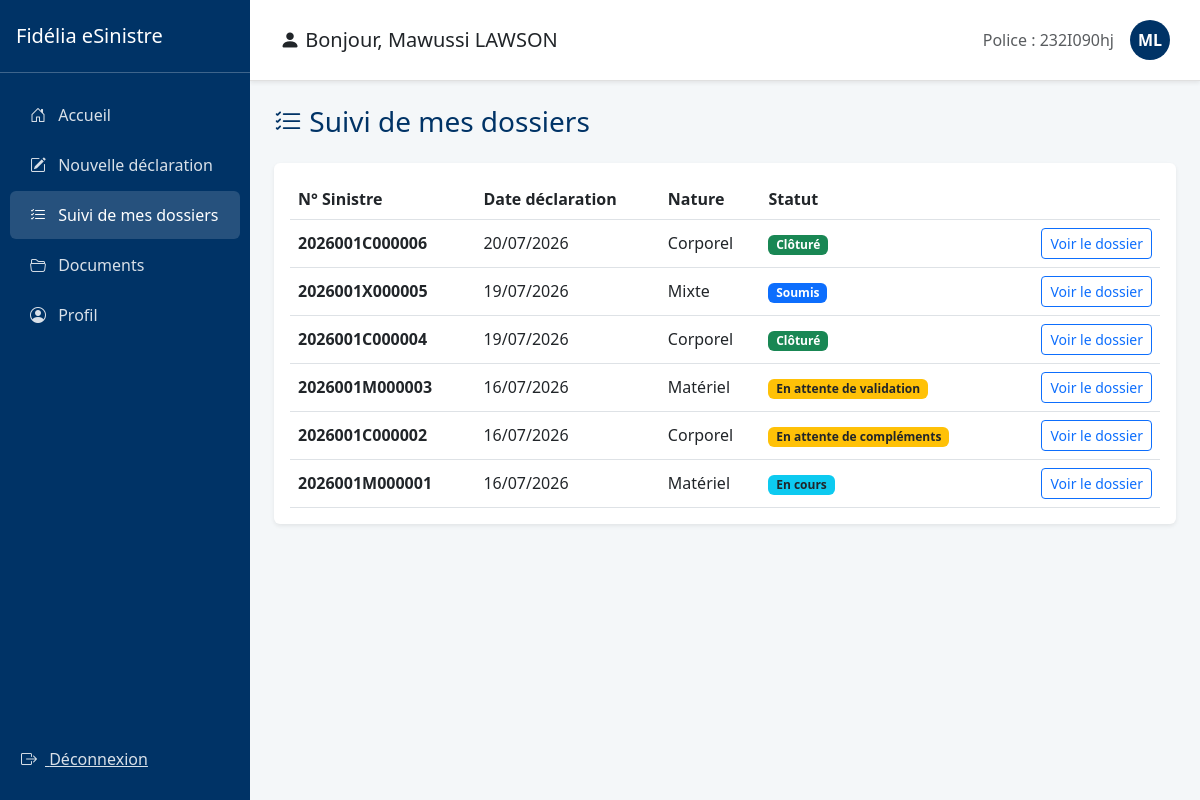
Before: /sinistres/suivi/ (signed in) with the older database file.
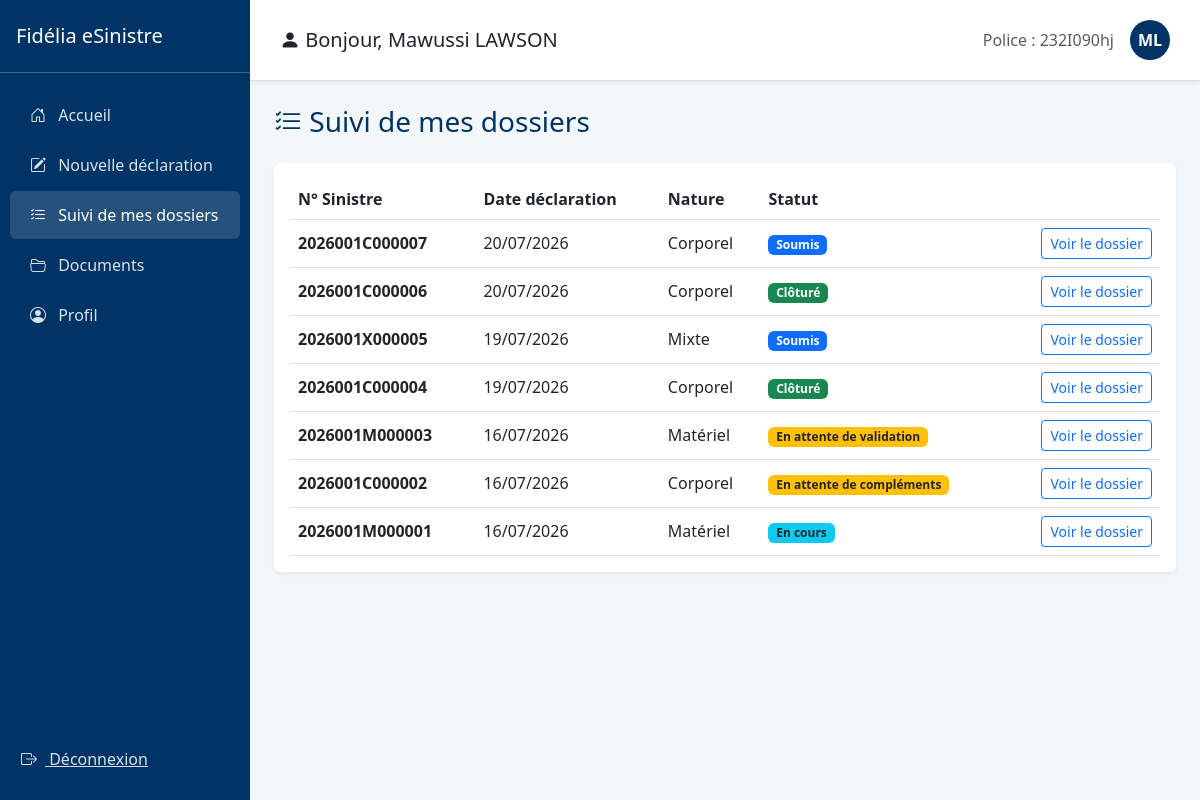
After: the same page with the newer database file.
### gestion_sinistres/models.py (models this page shows, shortened)
class Sinistre(models.Model):
    NATURE_CHOICES = [('C', 'Corporel'), ('M', 'Matériel'), ('X', 'Mixte')]
    STATUS_CHOICES = [
        ('SOUMIS', 'Soumis'),
        ('ATTENTE_COMPLEMENTS', 'En attente de compléments'),
        ('ATTENTE_VALIDATION', 'En attente de validation'),
        ('A_CORRIGER', 'A corriger'),
        ('EN_COURS', 'En cours'),
        ('CLOTURE', 'Clôturé'),
        ('SANS_SUITE', 'Sans suite'),
        ('REOUVERT', 'Réouvert'),
    ]
    n_police = models.CharField(max_length=50)
    nom_conducteur = models.CharField(max_length=100)
    immatriculation = models.CharField(max_length=20)
    numero_sinistre = models.CharField(max_length=20, unique=True)
    statut = models.CharField(max_length=30, choices=STATUS_CHOICES, default='SOUMIS')
    agent_traitant = models.CharField(max_length=100, blank=True, null=True)
    montant_estime = models.DecimalField(max_digits=12, decimal_places=2, default=0)
    prix_retenu = models.DecimalField(max_digits=12, decimal_places=2, null=True, blank=True)
    beneficiaire_nom = models.CharField(max_length=100, blank=True, null=True)
    beneficiaire_prenoms = models.CharField(max_length=100, blank=True, null=True)
    beneficiaire_telephone = models.CharField(max_length=20, blank=True, null=True)
    numero_cheque = models.CharField(max_length=50, blank=True, null=True)
    banque_cheque = models.CharField(max_length=100, blank=True, null=True)
    montant_cheque = models.DecimalField(max_digits=12, decimal_places=2, null=True, blank=True)
    date_emission_cheque = models.DateField(null=True, blank=True)
    attestation_generee = models.BooleanField(default=False)
    date_attestation = models.DateTimeField(null=True, blank=True)
    motif_sans_suite = models.TextField(blank=True, null=True)
    indemnisation_validee = models.BooleanField(default=False)
    date_survenance = models.DateTimeField()
    date_declaration = models.DateTimeField(auto_now_add=True)
    heure_approximative = models.TimeField()
    circonstances = models.TextField()
    vehicule = models.ForeignKey(Vehicule, on_delete=models.CASCADE)
    region = models.ForeignKey(Region, on_delete=models.SET_NULL, null=True)
    ville = models.ForeignKey(Ville, on_delete=models.SET_NULL, null=True)
    prefecture = models.ForeignKey(Prefecture, on_delete=models.SET_NULL, null=True)
    quartier = models.CharField(max_length=150)
    nature = models.CharField(max_length=1, choices=NATURE_CHOICES)
    precision = models.TextField(help_text="Circonstances exactes")
    numero_point_vente = models.CharField(max_length=10, default="001")
    assure = models.ForeignKey(User, on_delete=models.CASCADE, related_name='sinistres')
    lettre_derogation = models.FileField(upload_to='sinistres/derogations/', blank=True, null=True)

### gestion_sinistres/views.py (the view)
# urls.py: path('suivi/', views.suivi_sinistres, name='suivi_sinistres'),
@login_required
def suivi_sinistres(request):
    sinistres = Sinistre.objects.filter(assure=request.user).order_by('-date_declaration')
    return render(request, 'suivi_sinistres.html', {'sinistres': sinistres})

### gestion_sinistres/templates/suivi_sinistres.html (shortened to what this page needs)
{% extends "base_assure.html" %}
{% block content %}
<h3 class="mb-4" style="color: #003366;"><i class="bi bi-list-check"></i> Suivi de mes dossiers</h3>
<div class="card shadow-sm border-0">
    <div class="card-body">
        {% if sinistres %}
        <table class="table table-hover align-middle mb-0">
            <thead>
                <tr>
                    <th>N° Sinistre</th>
                    <th>Date déclaration</th>
                    <th>Nature</th>
                    <th>Statut</th>
                    <th></th>
                </tr>
            </thead>
            <tbody>
                {% for sinistre in sinistres %}
                <tr>
                    <td><strong>{{ sinistre.numero_sinistre }}</strong></td>
                    <td>{{ sinistre.date_declaration|date:"d/m/Y" }}</td>
                    <td>{{ sinistre.get_nature_display }}</td>
                    <td>
                        {% if sinistre.statut == 'SOUMIS' %}
                            <span class="badge bg-primary">{{ sinistre.get_statut_display }}</span>
                        {% elif sinistre.statut == 'ATTENTE_COMPLEMENTS' or sinistre.statut == 'ATTENTE_VALIDATION' %}
                            <span class="badge bg-warning text-dark">{{ sinistre.get_statut_display }}</span>
                        {% elif sinistre.statut == 'EN_COURS' %}
                            <span class="badge bg-info text-dark">{{ sinistre.get_statut_display }}</span>
                        {% elif sinistre.statut == 'CLOTURE' %}
                            <span class="badge bg-success">{{ sinistre.get_statut_display }}</span>
                        {% else %}
                            <span class="badge bg-secondary">{{ sinistre.get_statut_display }}</span>
                        {% endif %}
                    </td>
                    <td class="text-end">
                        <a href="{% url 'detail_sinistre' sinistre.id %}" class="btn btn-sm btn-outline-primary">
                            Voir le dossier
                        </a>
                    </td>
                </tr>
                {% endfor %}
            </tbody>
        </table>
        {% else %}
        <p class="text-muted text-center py-4">Vous n'avez encore déclaré aucun sinistre.</p>
        {% endif %}
    </div>
</div>
{% endblock %}

Changed rows visible on the page:
added Sinistre: numero_sinistre "2026001C000007", date_declaration "20/07/2026", nature "Corporel", statut "Soumis"
